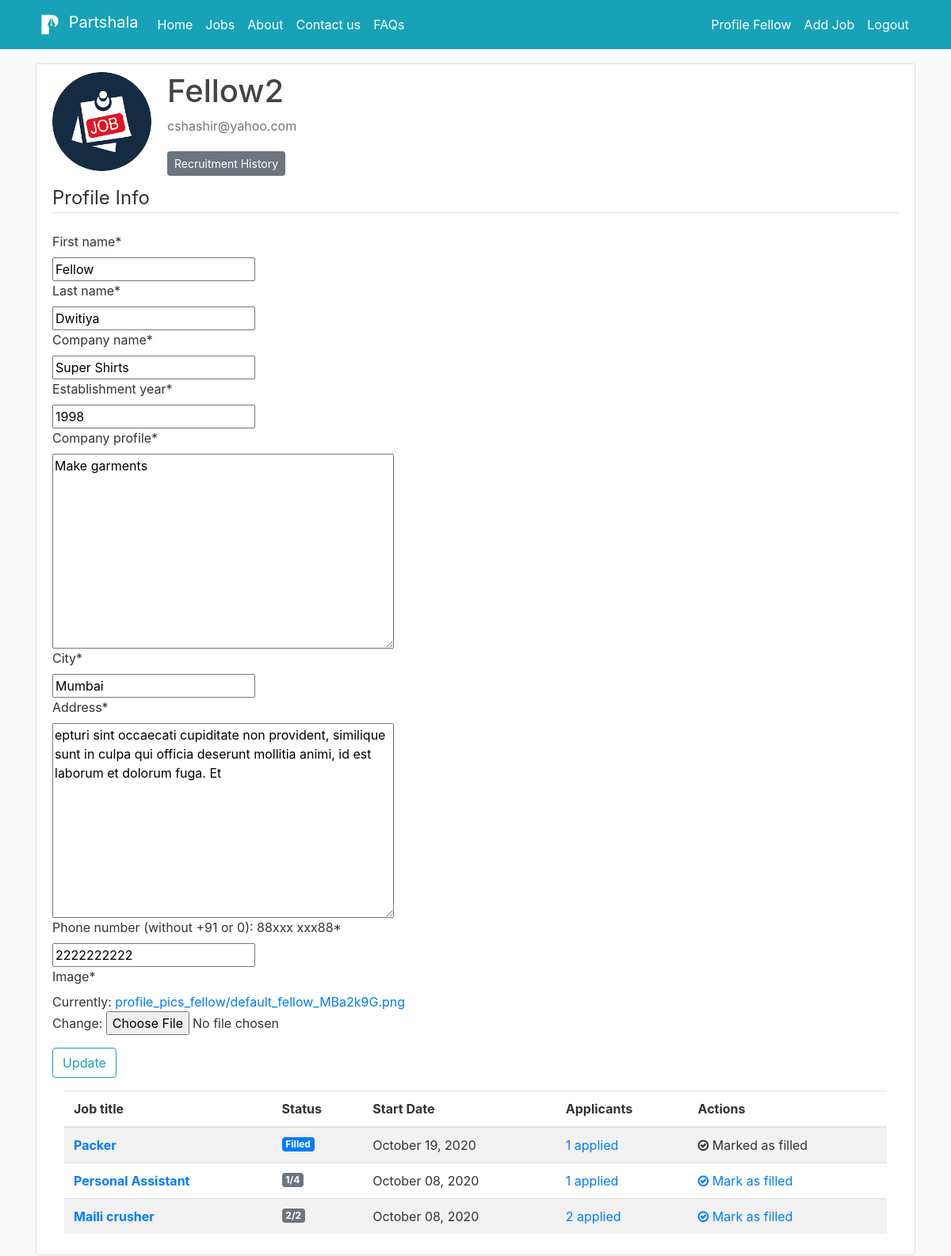
/profile-fellow/ (signed in), run on the app's committed database.
### users/models.py (models this page shows, shortened)
class User(AbstractUser):
    username = models.CharField(unique=True,max_length=30)
    email = models.EmailField(unique=True,max_length=75)
    is_fellow = models.BooleanField(default=False)
    is_associate = models.BooleanField(default=False)

class ProfileFellow(models.Model):
    fellow = models.OneToOneField(User, on_delete=models.CASCADE)
    company_name = models.CharField(default='', max_length=100)
    first_name = models.CharField(default='', max_length=15)
    last_name = models.CharField(default='', max_length=15)
    company_profile = models.TextField(default='')
    phone = models.CharField("Phone number (without +91 or 0): 88xxx xxx88", unique=True,default='9', max_length=10)
    image = models.ImageField(default='default_fellow.png', upload_to='profile_pics_fellow')
    estd = models.PositiveIntegerField("Establishment year", default='1998', blank=False, validators=[MaxValueValidator(9999999999)])
    is_fellow = models.BooleanField(default=True)
    city = models.CharField(max_length=15, default='')
    address = models.TextField(default='Reporting Address')
    fellow_avg_rating = models.DecimalField(default=3, max_digits=2, decimal_places=1)

### blog/models.py (models this page shows, shortened)
class Post(models.Model):
    job_title = models.CharField(max_length=100)
    job_description = models.TextField()
    skills_reqd = models.TextField(default='Skills expected')
    post_date = models.DateField(default=timezone.now)
    start_date = models.DateField("Start date: (yyyy-mm-dd)", auto_now_add=False, auto_now=False, blank=False,default=timezone.now)
    end_date = models.DateField("End date: (yyyy-mm-dd)", auto_now_add=False, auto_now=False, blank=False,default=timezone.now)
    start_time = models.TimeField("Start time: (HH:MM)", blank=False, null=True)
    end_time = models.TimeField("End time: (HH:MM)", blank=False, null=True)
    fellow = models.ForeignKey(User, on_delete=models.CASCADE)
    city = models.CharField(max_length=15, default='')
    vacancy = models.PositiveIntegerField(default=1, validators=[MaxValueValidator(50)])
    address = models.TextField(default='Reporting Address')
    stipend = models.IntegerField(default=0, blank=True)
    filled = models.BooleanField(default=False)
    is_verified = models.BooleanField(default=False)
    is_rejected = models.BooleanField(default=False)
    rejection_note = models.TextField(default='Resubmit')
    no_of_hirings = models.PositiveIntegerField(default=1, validators=[MaxValueValidator(100)])
    def get_duration(self):
        duration = (self.end_date - self.start_date).days
        return duration
    duration = property(get_duration)
    def get_total(self):
        total = self.stipend*self.no_of_hirings
        return total
    total = property(get_total)

### users/views.py (the view)
# urls.py: path('', user_views.profile_fellow, name='profile_fellow'),
@login_required(login_url=reverse_lazy('login'))
def profile_fellow(request):
    if request.method == 'POST':
        u_form = FellowUpdateForm(request.POST, instance=request.user.profilefellow)
        p_form = FellowPicUpdateForm(request.POST, request.FILES, instance=request.user.profilefellow)
        if u_form.is_valid() and p_form.is_valid():
            u_form.save()
            p_form.save()
            messages.success(request, f'Your account has been updated!')
            return redirect('profile_fellow')
    else:
        u_form = FellowUpdateForm(instance=request.user.profilefellow)
        p_form = FellowPicUpdateForm(instance=request.user.profilefellow)
    logged_in_fellow_posts = Post.objects.filter(fellow=request.user).order_by('-post_date')
    context = {
        'u_form': u_form,
        'p_form': p_form,
        'logged_in_fellow_posts': logged_in_fellow_posts
    }
    return render(request, 'users/profile_fellow.html', context)

### users/forms.py
class FellowUpdateForm(forms.ModelForm):
    class Meta:
        model = ProfileFellow
        fields = ['first_name', 'last_name','company_name', 'estd', 'company_profile', 'city', 'address', 'phone']

class FellowPicUpdateForm(forms.ModelForm):
    class Meta:
        model = ProfileFellow
        fields = ['image']

### users/templates/users/profile_fellow.html (shortened to what this page needs)
{% extends "blog/base.html" %}
{% load crispy_forms_tags %}
{% load mathfilters %}
{% block content %}
	<div class="content-section">
		<div class="media">
		    <img class="rounded-circle account-img" src="{{ user.profilefellow.image.url }}">
		    <div class="media-body">
		      <h2 class="account-heading">{{ user.profilefellow.fellow }}</h2>
		      <p class="text-secondary">{{ user.email }}</p>
              <a class= "btn btn-secondary btn-sm mt-1 mb-1" href="{% url 'recruitment_history' %}">Recruitment History</a>
		    </div>
		</div>
		<form method= "POST" enctype='multipart/form-data'>
			<fieldset class= "form-group">
				<legend class= "border-bottom mb-4"> Profile Info</legend>
				{{ u_form| crispy }}
				{{ p_form| crispy }}
			</fieldset>
			<div class= "form-group">
				<button class= "btn btn-outline-info" type="submit"> Update</button>
			</div>
		</form>
		<div class="col-lg-12">
            <div class="table-responsive">
                <table class="table table-striped table-hover table-client-dashboard">
                    <thead>
                    <tr>
                        <th>Job title</th>
                        <th>Status</th>
                        <th>Start Date</th>
                        <th>Applicants</th>
                        <th>Actions</th>
                    </tr>
                    </thead>
                    <tbody>
                    {% for post in logged_in_fellow_posts %}
                        <tr>
                            <th><a href="{% url 'post-detail' post.id %}">{{ post.job_title }}</a></th>
                            <td>
                                {% if post.is_verified == False and post.is_rejected == False %}
                                    <span class="badge badge-success">Under review</span>
                                {% elif post.is_rejected %}
                                    <span class="badge badge-warning">Rejected. Please resubmit</span>
                                {% elif post.filled %}
                                    <span class="badge badge-primary">Filled</span>
                                {% else %}
                                    <span class="badge badge-secondary">{{ post.applicants.count }}/{{ post.vacancy }}</span>
                                {% endif %}
                            </td>
                            <td>{{ post.start_date|date:"F d, Y" }}</td>
                            <td>
                                <a href="{% url 'post_applications' post.id %}">{{ post.applicants.count}} applied</a>
                            </td>
                            <td>
                                {% if post.is_verified == False and post.is_rejected == False %}
                                    <span class="badge badge-success">Under review</span>
                                {% elif post.is_rejected %}
                                    <span class="badge badge-warning">{{ post.rejection_note }} </span>
                                </a>
                                {% elif post.filled %}
                                    <i class="fa fa-check-circle-o"></i>
                                    <span >Marked as filled</span>
                                {% else %}
                                    <a href="{% url 'post-mark-filled' post.id %}">
                                        <i class="fa fa-check-circle-o"></i>
                                        <span >Mark as filled</span>
                                    </a>
                                {% endif %}
                            </td>
                        </tr>
                    {% endfor %}
                    </tbody>
                </table>
            </div>
        </div>
	</div>
{% endblock content %}

### blog/static/blog/main.css (style rules this page uses)
body { background: #fafafa; color: #333333; margin-top: 5rem; }
h1, h2, h3, h4, h5, h6 { color: #444444; }
.content-section { background: #ffffff; padding: 10px 20px; border: 1px solid #dddddd; border-radius: 3px; margin-bottom: 20px; }
.account-img { height: 125px; width: 125px; margin-right: 20px; margin-bottom: 16px; }
.account-heading { font-size: 2.5rem; }

### data on the page
User: profilefellow.image (placeholder picture), profilefellow.fellow "Fellow2", email "cshashir@yahoo.com"
ProfileFellow: first_name "Fellow", last_name "Dwitiya", company_name "Super Shirts", estd "1998", company_profile "Make garments", city "Mumbai", address "epturi sint occaecati cupiditate non provident, similique sunt in culpa qui officia deserunt mollitia animi, id est laborum et dolorum fuga. Et", phone "2222222222"
Post: job_title "Packer", is_verified "Filled", start_date "October 19, 2020", applicants.count "1"
Post: job_title "Personal Assistant", applicants.count "1", vacancy "4", start_date "October 08, 2020", is_verified True (drawn)
Post: job_title "Maili crusher", applicants.count "2", vacancy "2", start_date "October 08, 2020", is_verified True (drawn)
